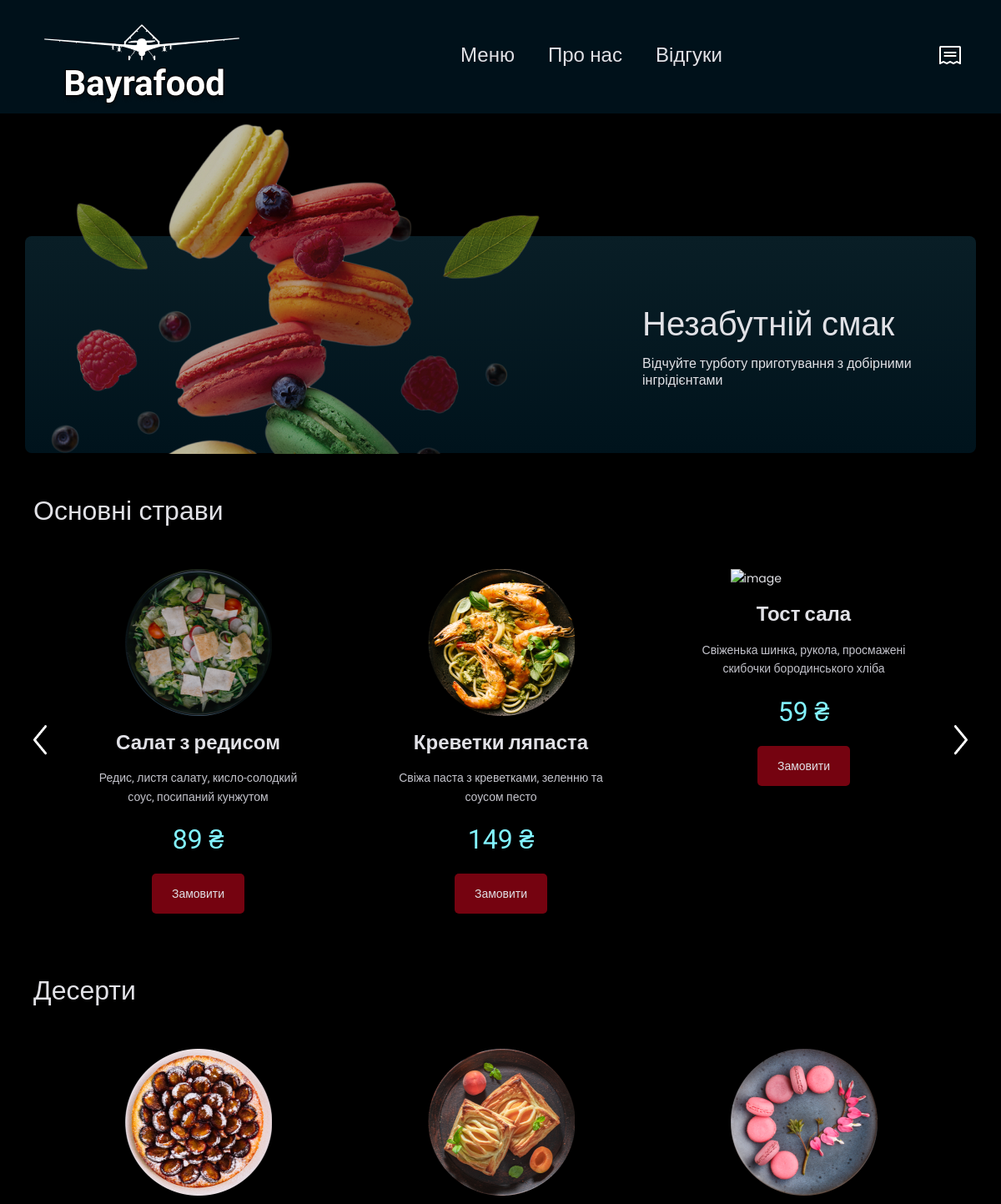
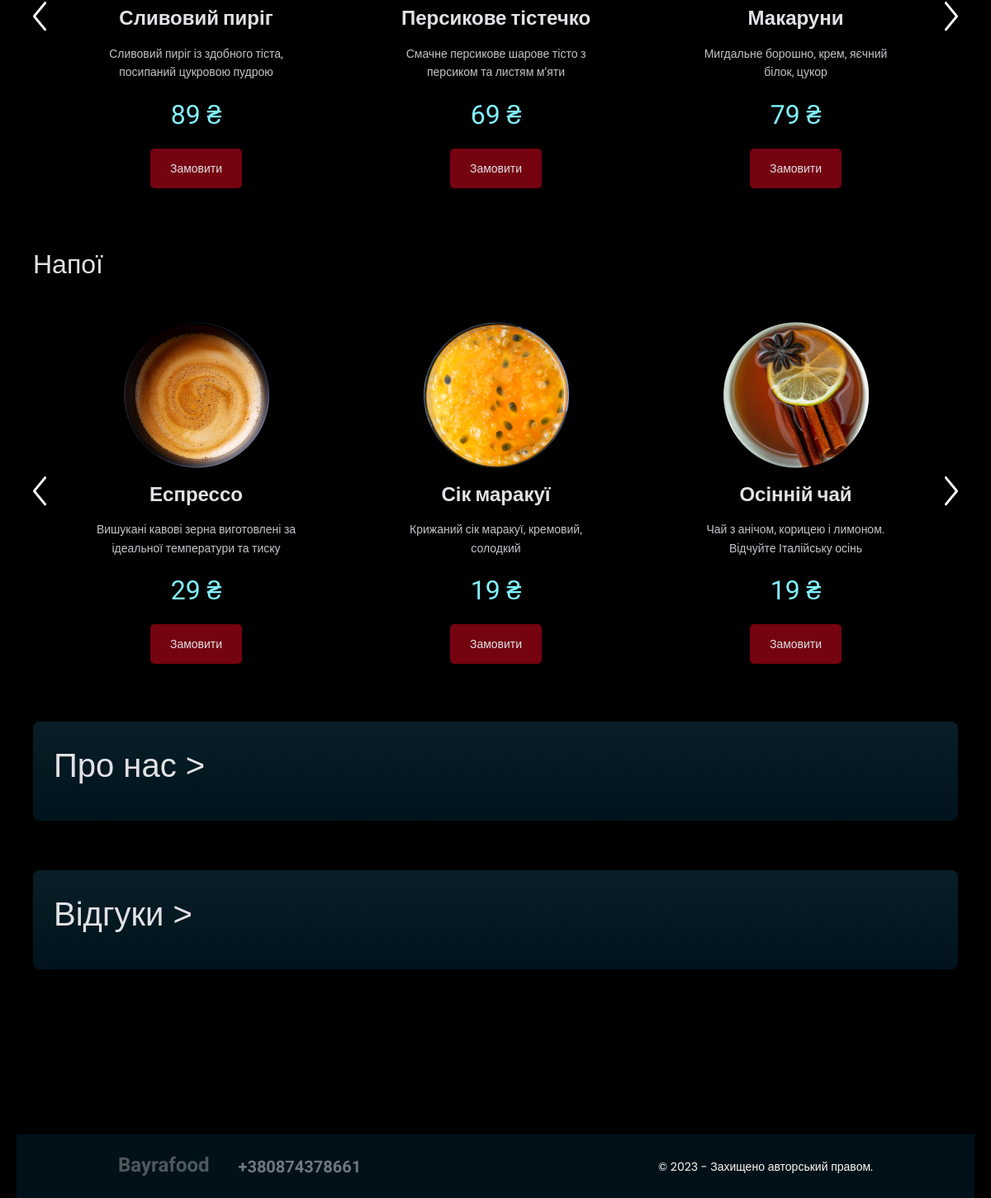
The page / on the database its author committed (2 pictures, top to bottom).
### tables this page shows
CREATE TABLE `food` (
  `id` int UNSIGNED NOT NULL,
  `name` varchar(20) NOT NULL,
  `price` float NOT NULL,
  `description` varchar(200) NOT NULL
);

### index.php (the view, shortened to what this page needs)
<?php
	include "php/databases.php";
	$result1 = mysqli_query($induction, "SELECT * from `food`");
	$result2 = mysqli_query($induction, "SELECT * from `food`");
	$result3 = mysqli_query($induction, "SELECT * from `food`");
?>
<!DOCTYPE html>
<html>
<head>
	<link rel="stylesheet" href="css/normalize.css">
	<link rel="stylesheet" href="css/slick.css">
	<link rel="stylesheet" href="css/style.css">
</head>
<body>
	 <header class="header">
		<div class="container">
			<div class="header__inner">
				<div class="header__logo">
					<a href="#"><img src="img/logo.png" alt="logo"></a>
				</div>
				<nav class="menu">
					<ul class="menu__list">
						<li class="menu__list-item"><a class="menu__list-link" href="#menu-1">Меню</a></li>
						<li class="menu__list-item"><a class="menu__list-link" href="#menu-2">Про нас</a></li>
						<li class="menu__list-item"><a class="menu__list-link" href="#menu-3">Відгуки</a></li>
					</ul>
				</nav>
				<div class="reg__link">
					<?php
						if($_COOKIE['user'] == ''):
					?>
							<img class="reg-account" src="img/account.png" alt="acc">
					<?php else: ?>
						<a class="account-exit" href="php/exit.php"><img src="img/SignOut.png" alt="exit"></a>
						<?php endif;?>
				</div>
			</div>
		</div>
	</header>
<main>
<section class="intro">
		<div class="container">
			<div class="intro__inner">
				<div class="intro__img">
					<img src="img/food.png">
				</div>
				<div class="intro__text">
					<h1 class="intro-title">Незабутній смак</h1>
					<div class="intro-desc">Відчуйте турботу приготування з добірними інгрідієнтами</div>
				</div>
			</div>
		</div>
	</section>
	<section class="food" id="menu-1">
		<div class="container">
			<div class="food__inner">
				<div class="food-title">Основні страви</div>
				<div class="food__slider">
					<div class="food__slider-item">
						<div class="slider-links-center">
							<a href="pages/food-1.html" class="slider-item-img"><img src="img/food-1.png" alt="image"></a>
						</div>
						<div class="slider-links-center">
							<a href="pages/food-1.html" class="slider-item-title"><?php $title = mysqli_fetch_assoc($result1); echo $title['name'];?></a>
						</div>
						<div class="slider-item-desc">
							<div class="slider-item-text"><?php $desc = mysqli_fetch_assoc($result2); echo $desc['description'];?></div>
						</div>
						<div class="slider-item-price"><?php $price = mysqli_fetch_assoc($result3); echo $price['price'];?> ₴</div>
						<div class="slider-item-buy slider-links-center">
							<a href="pages/food-1.html" class="slider-item-btn">Замовити</a>
						</div>
					</div>
					<div class="food__slider-item">
						<div class="slider-links-center">
							<a href="pages/food-2.html" class="slider-item-img"><img src="img/food-2.png" alt="image"></a>
						</div>
						<div class="slider-links-center">
							<a href="pages/food-2.html" class="slider-item-title"><?php $title = mysqli_fetch_assoc($result1); echo $title['name'];?></a>
						</div>
						<div class="slider-item-desc">
							<div class="slider-item-text"><?php $desc = mysqli_fetch_assoc($result2); echo $desc['description'];?></div>
						</div>
						<div class="slider-item-price"><?php $price = mysqli_fetch_assoc($result3); echo $price['price'];?> ₴</div>
						<div class="slider-item-buy slider-links-center">
							<a href="pages/food-2.html" class="slider-item-btn">Замовити</a>
						</div>
					</div>
					<div class="food__slider-item">
						<div class="slider-links-center">
							<a href="pages/food-3.html" class="slider-item-img"><img src="img/food-3.png" alt="image"></a>
						</div>
						<div class="slider-links-center">
							<a href="pages/food-3.html" class="slider-item-title"><?php $title = mysqli_fetch_assoc($result1); echo $title['name'];?></a>
						</div>
						<div class="slider-item-desc">
							<div class="slider-item-text"><?php $desc = mysqli_fetch_assoc($result2); echo $desc['description'];?></div>
						</div>
						<div class="slider-item-price"><?php $price = mysqli_fetch_assoc($result3); echo $price['price'];?> ₴</div>
						<div class="slider-item-buy slider-links-center">
							<a href="pages/food-3.html" class="slider-item-btn">Замовити</a>
						</div>
					</div>
				</div>
				<div class="food-title">Десерти</div>
				<div class="food__slider">
					<div class="food__slider-item">
						<div class="slider-links-center">
							<a href="pages/food-5.html" class="slider-item-img"><img src="img/food-5.png" alt="image"></a>
						</div>
						<div class="slider-links-center">
							<a href="pages/food-5.html" class="slider-item-title"><?php $title = mysqli_fetch_assoc($result1); echo $title['name'];?></a>
						</div>
						<div class="slider-item-desc">
							<div class="slider-item-text"><?php $desc = mysqli_fetch_assoc($result2); echo $desc['description'];?></div>
						</div>
						<div class="slider-item-price"><?php $price = mysqli_fetch_assoc($result3); echo $price['price'];?> ₴</div>
						<div class="slider-item-buy slider-links-center">
							<a href="pages/food-5.html" class="slider-item-btn">Замовити</a>
						</div>
					</div>
					<div class="food__slider-item">
						<div class="slider-links-center">
							<a href="pages/food-6.html" class="slider-item-img"><img src="img/food-6.png" alt="image"></a>
						</div>
						<div class="slider-links-center">
							<a href="pages/food-6.html" class="slider-item-title"><?php $title = mysqli_fetch_assoc($result1); echo $title['name'];?></a>
						</div>
						<div class="slider-item-desc">
							<div class="slider-item-text"><?php $desc = mysqli_fetch_assoc($result2); echo $desc['description'];?></div>
						</div>
						<div class="slider-item-price"><?php $price = mysqli_fetch_assoc($result3); echo $price['price'];?> ₴</div>
						<div class="slider-item-buy slider-links-center">
							<a href="pages/food-6.html" class="slider-item-btn">Замовити</a>
						</div>
					</div>
					<div class="food__slider-item">
						<div class="slider-links-center">
							<a href="pages/food-7.html" class="slider-item-img"><img src="img/food-7.png" alt="image"></a>
						</div>
						<div class="slider-links-center">
							<a href="pages/food-7.html" class="slider-item-title"><?php $title = mysqli_fetch_assoc($result1); echo $title['name'];?></a>
						</div>
						<div class="slider-item-desc">
							<div class="slider-item-text"><?php $desc = mysqli_fetch_assoc($result2); echo $desc['description'];?></div>
						</div>
						<div class="slider-item-price"><?php $price = mysqli_fetch_assoc($result3); echo $price['price'];?> ₴</div>
						<div class="slider-item-buy slider-links-center">
							<a href="pages/food-7.html" class="slider-item-btn">Замовити</a>
						</div>
					</div>
				</div>
				<div class="food-title">Напої</div>
				<div class="food__slider">
					<div class="food__slider-item">
						<div class="slider-links-center">
							<a href="pages/food-9.html" class="slider-item-img"><img src="img/food-9.png" alt="image"></a>
						</div>
						<div class="slider-links-center">
							<a href="pages/food-9.html" class="slider-item-title"><?php $title = mysqli_fetch_assoc($result1); echo $title['name'];?></a>
						</div>
						<div class="slider-item-desc">
							<div class="slider-item-text"><?php $desc = mysqli_fetch_assoc($result2); echo $desc['description'];?></div>
						</div>
						<div class="slider-item-price"><?php $price = mysqli_fetch_assoc($result3); echo $price['price'];?> ₴</div>
						<div class="slider-item-buy slider-links-center">
							<a href="pages/food-9.html" class="slider-item-btn">Замовити</a>
						</div>
					</div>
					<div class="food__slider-item">
						<div class="slider-links-center">
							<a href="pages/food-10.html" class="slider-item-img"><img src="img/food-10.png" alt="image"></a>
						</div>
						<div class="slider-links-center">
							<a href="pages/food-10.html" class="slider-item-title"><?php $title = mysqli_fetch_assoc($result1); echo $title['name'];?></a>
						</div>
						<div class="slider-item-desc">
							<div class="slider-item-text"><?php $desc = mysqli_fetch_assoc($result2); echo $desc['description'];?></div>
						</div>
						<div class="slider-item-price"><?php $price = mysqli_fetch_assoc($result3); echo $price['price'];?> ₴</div>
						<div class="slider-item-buy slider-links-center">
							<a href="pages/food-10.html" class="slider-item-btn">Замовити</a>
						</div>
					</div>
					<div class="food__slider-item">
						<div class="slider-links-center">
							<a href="pages/food-11.html" class="slider-item-img"><img src="img/food-11.png" alt="image"></a>
						</div>
						<div class="slider-links-center">
							<a href="pages/food-11.html" class="slider-item-title"><?php $title = mysqli_fetch_assoc($result1); echo $title['name'];?></a>
						</div>
						<div class="slider-item-desc">
							<div class="slider-item-text"><?php $desc = mysqli_fetch_assoc($result2); echo $desc['description'];?></div>
						</div>
						<div class="slider-item-price"><?php $price = mysqli_fetch_assoc($result3); echo $price['price'];?> ₴</div>
						<div class="slider-item-buy slider-links-center">
							<a href="pages/food-11.html" class="slider-item-btn">Замовити</a>
						</div>
					</div>
				</div>
			</div>
		</div>
	</section>
	<section class="review">
		<div class="container">
			<div class="review__inner">
				<div class="review__item" id="menu-2">
					<button class="review-title">
						Про нас >
					</button>
				</div>
				<div class="resp__item" id="menu-3">
					<button class="resp-title">
						Відгуки >
					</button>
				</div>
			</div>
		</div>
	</section>
</main>
 <footer class="footer">
	<div class="container">
		<div class="footer__inner">
			<div class="footer-links">
				<a href="#" class="footer-logo">
					Bayrafood
				</a>
				<a href="tel:380874378661" class="footer-phone">
					+380874378661
				</a>
			</div>
			<div class="footer-right">
				© 2023 - Захищено авторський правом.
			</div>
		</div>
	</div>
</footer>
</body>
</html>

### css/style.css (style rules this page uses)
*, *::before, *::after { box-sizing: border-box; }
body { font-family: 'Poppins', sans-serif; font-size: 14px; line-height: 22.4px; color: #E1E1E6; }
a { text-decoration: none; color:inherit; }
li { list-style-type: none; }
.container { margin: 0 auto; max-width: 1388px; padding: 0 10px; }
.header { margin: 0 auto; max-width: 1368px; background-color: #00111A; }
.header__inner { display: flex; justify-content: space-between; align-items: center; height: 136px; padding: 0 35px; }
.menu__list { display: flex; justify-content: space-between; align-self: center; }
.menu__list-link { font-size: 24px; transition: all .3s; }
.menu__list-item + .menu__list-item { margin-left: 40px; }
.intro { margin: 0 auto; max-width: 1368px; padding: 0 10px; padding-top: 147px; background-color: #000; padding-bottom: 47px; }
.intro__inner { height: 260px; position: relative; margin: 0 auto; max-width: 1140px; padding: 0 10px; background: linear-gradient(180deg, #091E26 0%, #00131C 100%); border-radius: 8px; display: flex; justify-content: space-between; align-items: center; }
.intro__img { top: -68px; left: 0px; position: relative; }
.intro-title { font-weight: 500; font-size: 40px; line-height: 56px; margin-bottom: 10px; }
.intro-desc { max-width: 390px; font-size: 16px; line-height: 20px; font-weight: 400; font-family: 'Roboto', sans-serif; }
.food { margin: 0 auto; max-width: 1368px; padding: 0 10px; background-color: #000; }
.food__inner { margin: 0 auto; max-width: 1140px; padding: 0 10px; }
.food-title { font-weight: 500; font-size: 32px; line-height: 44.8px; margin-bottom: 23px; }
.food__slider { display: flex; justify-content: space-between; padding-bottom: 46px; }
.food__slider-item { width: 305px; }
.slider-item-img { margin-bottom: 15px; padding-top: 24px; display: flex; flex-direction: column; justify-content: center; width: 176px; }
.slider-item-title { font-size: 24px; line-height: 33.6px; font-weight: 700; transition: all .3s; margin-bottom: 15px; text-align: center; }
.slider-links-center { display: flex; justify-content: center; }
.slider-item-desc { font-size: 14px; line-height: 22.4px; color: #C4C4CC; margin-bottom: 15px; text-align: center; display: flex; justify-content: center; font-family: 'Roboto', sans-serif; }
.slider-item-text { width: 256px; }
.slider-item-price { font-size: 32px; line-height: 51.2px; color: #82F3FF; margin-bottom: 15px; text-align: center; font-family: 'Roboto', sans-serif; font-weight: 400; }
.slider-item-btn { font-size: 14px; line-height: 24px; font-weight: 500; background-color: #750310; border-radius: 5px; padding: 12px 24px; display: inline-block; margin-bottom: 24px; transition: all .3s; }
.review { margin: 0 auto; max-width: 1368px; padding: 0 10px; background-color: #000; padding-bottom: 200px; }
.review__inner { margin: 0 auto; max-width: 1140px; padding: 0 10px; }
.review__item { background: linear-gradient(180deg, #091E26 0%, #00131C 100%); border-radius: 8px; padding: 25px; height: 120px; transition: all 0.5s; margin-bottom: 60px; }
.review-title { font-size: 40px; line-height: 56px; font-weight: 500; background-color:transparent; border: none; color: #E1E1E6; cursor: pointer; transition: all 0.3s; padding: 0; margin-bottom: 25px; }
.resp__item { background: linear-gradient(180deg, #091E26 0%, #00131C 100%); border-radius: 8px; padding: 25px; height: 120px; transition: all 0.5s; }
.resp-title { font-size: 40px; line-height: 56px; font-weight: 500; background-color:transparent; border: none; color: #E1E1E6; cursor: pointer; transition: all 0.3s; padding: 0; margin-bottom: 25px; }
.footer { margin: 0 auto; max-width: 1368px; padding: 0 10px; background-color: #000; }
.footer__inner { margin: 0 auto; max-width: 1328px; padding: 0 10px; background-color: #00111A; justify-content: space-between; display: flex; align-items: center; height: 77px; padding: 0 123px; }
.footer-links { display: flex; }
.footer-logo { font-family: 'Roboto', sans-serif; font-size: 24px; line-height: 28px; color: #4D585E; font-weight: 700; transition: all .3s; }
.footer-phone { font-family: 'Roboto', sans-serif; font-size: 20px; line-height: 32px; font-weight: 700; color: #70797f; transition: all .3s; margin-left: 35px; }
.footer-right { color: #FFFAF1; font-size: 14px; line-height: 22px; font-weight: 400; }
.reg-account { cursor: pointer; }

### rows shown on the page
food: name "Салат з редисом", description "Редис, листя салату, кисло-солодкий соус, посипаний кунжутом", price "89"
food: name "Креветки ляпаста", description "Свіжа паста з креветками, зеленню та соусом песто", price "149"
food: name "Тост сала", description "Свіженька шинка, рукола, просмажені скибочки бородинського хліба", price "59"
food: name "Сливовий пиріг", description "Сливовий пиріг із здобного тіста, посипаний цукровою пудрою", price "89"
food: name "Персикове тістечко", description "Смачне персикове шарове тісто з персиком та листям м’яти", price "69"
food: name "Макаруни", description "Мигдальне борошно, крем, яєчний білок, цукор", price "79"
food: name "Еспрессо", description "Вишукані кавові зерна виготовлені за ідеальної температури та тиску", price "29"
food: name "Сік маракуї", description "Крижаний сік маракуї, кремовий, солодкий", price "19"
food: name "Осінній чай", description "Чай з анічом, корицею і лимоном. Відчуйте Італійську осінь", price "19"
